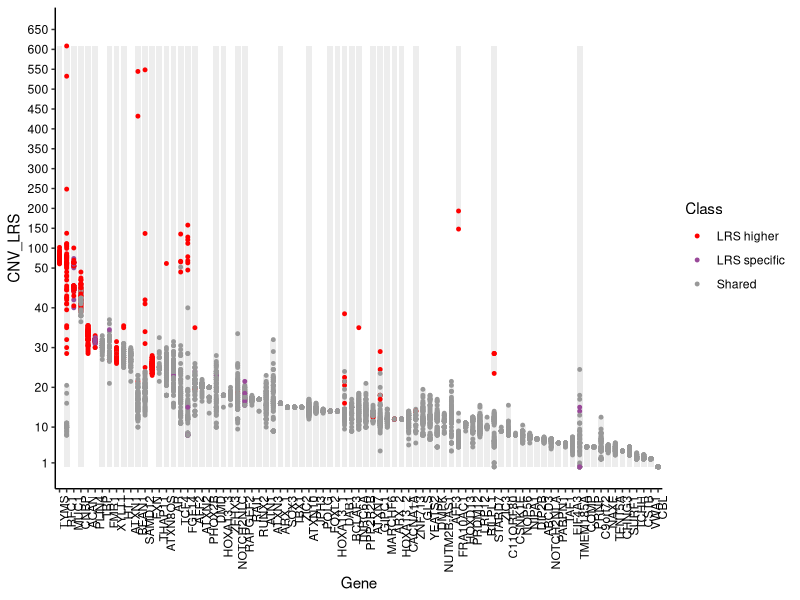

Source code (R):
#==============================================#
# Extended Fig.1 #
#==============================================#

setwd("/media/london_A/mengxin/GTOP_code/extend/extend_145/input")
library(data.table)
library(ggplot2)
library(stringi)
library(stringr)
library(dplyr)
library(ggsci)
library(tidyverse)
library(ggpubr)
library(magrittr)

# Extended.Fig.1a: variant number and length ----------------------------------------
dat <- fread("ExtendFig1a.PathogenicTR.txt")
gene_order <- dat %>%
  group_by(gene) %>%summarise(mean_CNV = mean(CNV_LRS, na.rm = TRUE), .groups = "drop") %>%
  arrange(desc(mean_CNV)) %>%pull(gene)

dat <- dat %>%mutate(gene = factor(gene, levels = gene_order))

shared_bg <- dat %>%
  filter(class == "Shared") %>%
  group_by(gene) %>%
  summarise(xmin = 0, xmax = max(CNV_LRS), .groups = "drop") %>%
  mutate(gene = factor(gene, levels = gene_order))
lrs_bg <-dat %>%
  filter(class != "Shared") %>%
  group_by(gene) %>%
  summarise(xmin = min(CNV_LRS), xmax = max(dat$CNV_LRS, na.rm = TRUE), .groups = "drop") %>%
  mutate(gene = factor(gene, levels = gene_order))


map_CNV <- function(x){
  ifelse(x <= 50, x, 50 + (x - 50) / 10)
}

valid_genes <- dat %>%
  mutate( CNV_plot = map_CNV(CNV_LRS), class = factor(class,levels = c("LRS higher", "LRS specific", "Shared") ) )
shared_bg <- shared_bg %>% mutate( xmin_plot = map_CNV(xmin), xmax_plot = map_CNV(xmax))
lrs_bg <- lrs_bg %>% mutate( xmin_plot = map_CNV(xmin), xmax_plot = map_CNV(xmax))
breaks1 <- c(1,10,20,30,40,50)
max_val <- ceiling(max(valid_genes$CNV_LRS, na.rm = TRUE)/50)*50
breaks2_orig <- seq(100,max_val,by=50)
breaks2_mapped <- map_CNV(breaks2_orig)
breaks_all <- c(breaks1, breaks2_mapped)
labels_all <- c( as.character(breaks1),as.character(breaks2_orig))

p1 <- ggplot() +
  geom_rect(data = shared_bg,aes( xmin = xmin_plot,xmax = xmax_plot,
                                  ymin = as.numeric(gene)-0.4, ymax = as.numeric(gene)+0.4 ), fill="grey90", alpha=0.7) +
  geom_rect( data = lrs_bg,aes(xmin=xmin_plot,xmax=xmax_plot,ymin=as.numeric(gene)-0.4,ymax=as.numeric(gene)+0.4), fill="grey90",alpha=0.7) +
  geom_point( data=valid_genes,aes( x=CNV_plot,y=gene, color=class ),size=1 ) +
  scale_color_manual( values=c("LRS specific"="#994999", "LRS higher"="red", "Shared"="grey60") ) +
  scale_x_continuous( breaks=breaks_all, labels=labels_all, limits=c(0,max(breaks_all))) +
  theme_classic() +
  theme(axis.text=element_text(color="black"),axis.text.x=element_text(angle=90, hjust=1)) +
  labs(x="CNV_LRS",y="Gene", color="Class" ) +
  
  coord_flip()


p1
